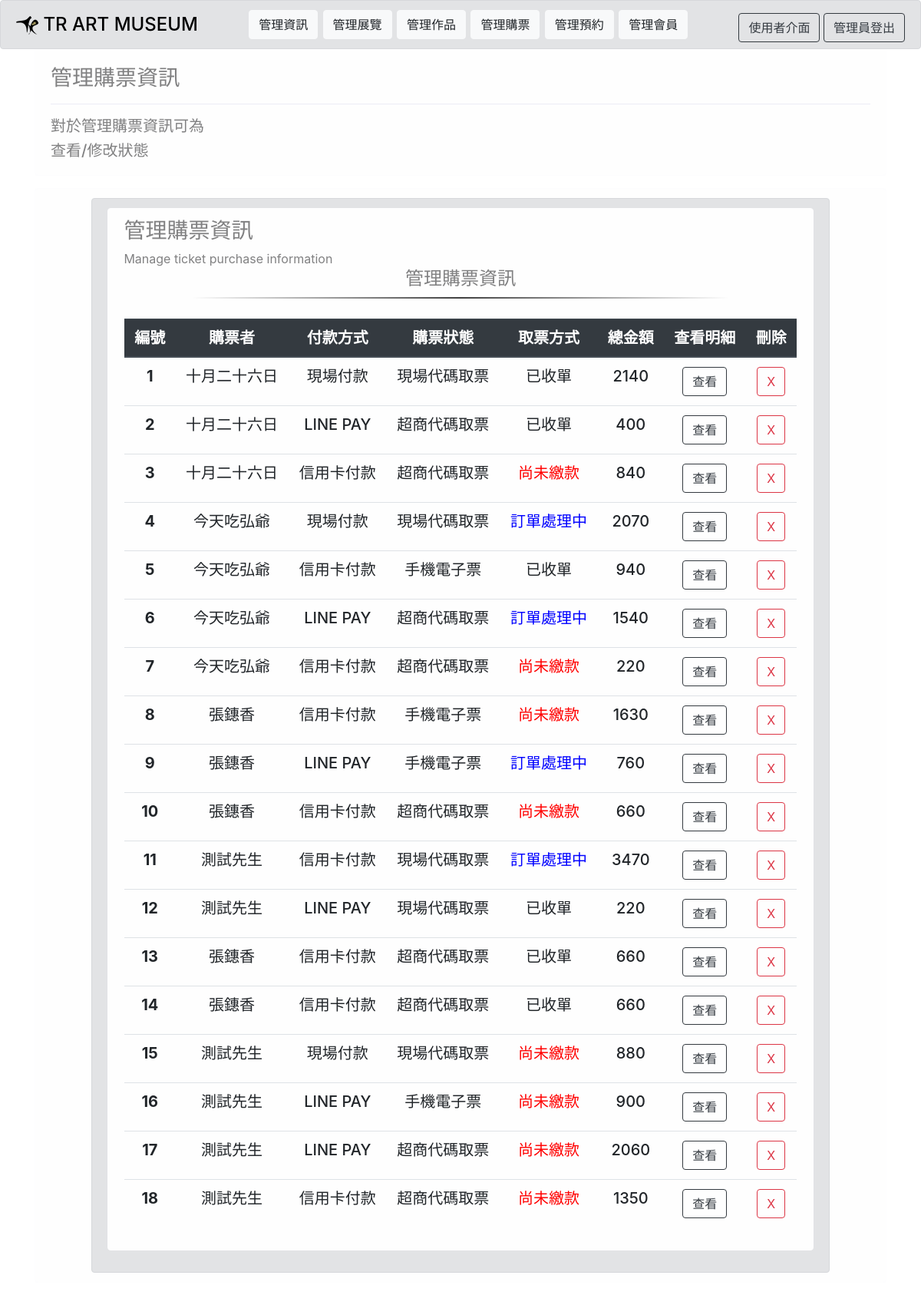
The page /management/page004.php (signed in) on the database as committed earlier.
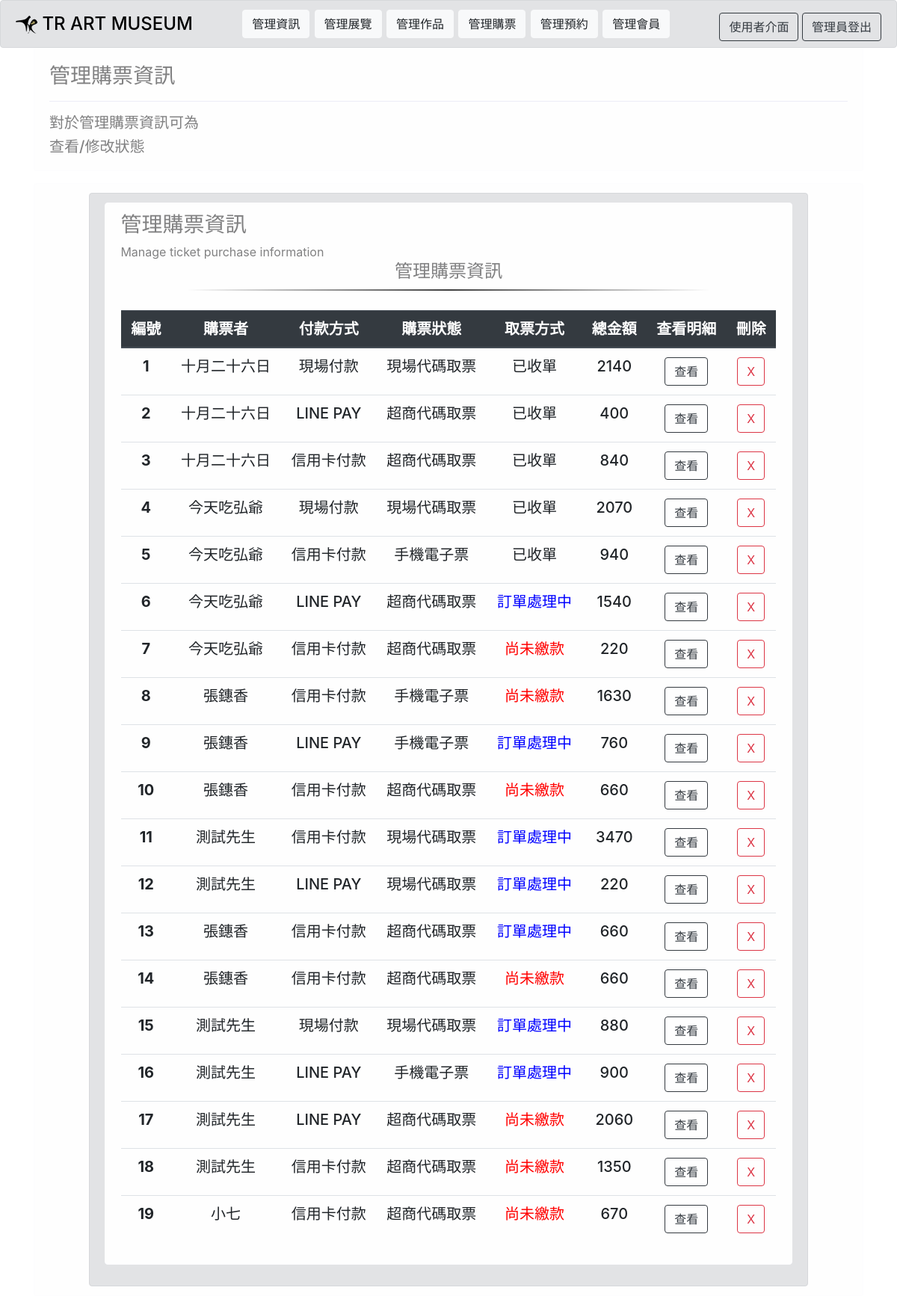
The same page on the database as committed later.
### tables this page shows
CREATE TABLE `ticketorder` (
  `toid` int(11) NOT NULL,
  `mid` varchar(200) NOT NULL,
  `payment` varchar(200) NOT NULL,
  `gettickets` varchar(200) NOT NULL,
  `sum` varchar(200) NOT NULL,
  `tostatus` varchar(200) NOT NULL
);

CREATE TABLE `mem` (
  `id` int(11) NOT NULL,
  `name` varchar(100) NOT NULL,
  `username` varchar(100) NOT NULL,
  `password` varchar(100) NOT NULL,
  `birth` varchar(100) NOT NULL,
  `phone` varchar(100) NOT NULL
);

### management/checkticket.php (the view, shortened to what this page needs)
<?php
    require "../includes/db.php";
    $sql = "SELECT * FROM ticketorder";
    $result = $conn->query($sql);
    if ($result->num_rows > 0) {
            echo "    <table class='table'>";
            echo "        <thead class='thead-dark'>";
            echo "            <tr align='center'>";
            echo "                <th scope='col'>編號</th>";
            echo "                <th scope='col'>購票者</th>";
            echo "                <th scope='col'>付款方式</th>";
            echo "                <th scope='col'>購票狀態</th>";
            echo "                <th scope='col'>取票方式</th>";
            echo "                <th scope='col'>總金額</th>";
			echo "                <th scope='col'>查看明細</th>";
			echo "                <th scope='col'>刪除</th>";
            echo "            </tr>";
            echo "        </thead>";
            echo "        <tbody>";
            $n = 1;
        while($row = $result->fetch_assoc()) {
            $toid = $row["toid"];
            $mid = $row["mid"];
            $payment = $row["payment"];
            $gettickets = $row["gettickets"];
            $sum = $row["sum"];
            $tostatus = $row["tostatus"];
            	$sqll = "SELECT * FROM mem where id=$mid";
			    $resultt = $conn->query($sqll);
			    if ($resultt->num_rows > 0) {
			    	while($row = $resultt->fetch_assoc()) {
			    		$name = $row["name"];
			    	}}
            	if ($payment==1){
                	$payments ="現場付款";
	            } elseif ($payment==2) {
	                $payments = "LINE PAY";
	            } elseif ($payment==3) {
	                $payments ="信用卡付款";
	            } elseif ($payment==4) {
	                $payments = "超商代碼付款";
                }
            	if ($gettickets==1){
                	$getticket ="現場代碼取票";
	            } elseif ($gettickets==2) {
	                $getticket = "超商代碼取票";
	            } elseif ($gettickets==3) {
	                $getticket ="手機電子票";
                }
            echo "            <tr align='center'>";
            echo "                <th scope='row'>$n</th>";
            echo "                <td>$name</td>";
            echo "                <td>$payments</td>";
            echo "                <td>$getticket</td>";
            echo "                <td>";
            if($tostatus==1){
                   echo  "<font color='#FF0000'>尚未繳款</font>";
                  } elseif($tostatus==2){
                    echo "<font color='blue'>訂單處理中</font>";
                  } elseif($tostatus==3){
                    echo "已收單";
                  }
            echo "                </td>";
            echo "                <td>$sum</td>";
            echo "                <td><a href='lookticketorderlist.php?toid=$toid&tostatus=$tostatus'> <button type='button' class='btn btn-outline-dark'>查看</button></a></td>";
            echo "                <td><a href='deleteticketorder.php?toid=$toid'> <button type='button' class='btn btn-outline-danger'>X</button></a></td>";
            echo "            </tr>";
            $n=$n+1;
        }
        echo "        </tbody>";
        echo "    </font></table>";
    }
?>

### management/page004.php (shortened to what this page needs)
<?php
  $user_type = $_SESSION["user_type"];
  if($user_type!=34){
    header("Location: ../page005.php");
  } else {
  ?>
<!doctype html>
<html lang="en">
  <head>
    <link rel="stylesheet" href="https://stackpath.bootstrapcdn.com/bootstrap/4.5.2/css/bootstrap.min.css">
  </head>
  <body>
<?php require "../includes/menumanagement.php";?>
<div class="container" style="margin:0px auto">
    <br>
  <br>
  <div class="alert alert-light" role="alert">
      <br>
      <h3>管理購票資訊</h3>
      <hr>
      <h5>對於管理購票資訊可為</h5>
      <h5>查看/修改狀態</h5>
  </div>
    <div class="alert alert-light" role="alert" style="width: 100%">
      <div class="alert alert-secondary" role="alert" style="width:90%;margin:0 auto;">
        <div class="alert alert-light" role="alert">
                <h3>管理購票資訊</h3>Manage ticket purchase information
                <div  role="alert" align="center">
                    <h4  class="alert-heading">管理購票資訊</h4>
                    <table align="center" width="100%">
                      <tr>
                        <td colspan="2">
                          <hr style="width:80%;margin:0 auto;border: 0;height: 2px;background-image: linear-gradient(to right, rgba(0, 0, 0, 0), rgba(0, 0, 0, 0.75), rgba(0, 0, 0, 0))";>
                          <br>
                        </td>
                      </tr>
                      <tr align="center">
                        <td><h5><?php require "checkticket.php";?></h5></td>
                      </tr>
                    </table>
                </div>
              </div>
        </div>
      </div>
</div>
</body>
</html>
<?php } ?>

### includes/menumanagement.php
<nav class="navbar fixed-top alert alert-secondary"  style="height: 4rem;">
    <h4><img src="../pc/LOGOsmall.png"><a href="../index.php" style="color:black;"> TR ART MUSEUM</a></h4>
    <div class="btn-group" role="group" aria-label="Button group with nested dropdown">
      <h4>
         <a href="../management/page001.php"><button type="button" class="btn btn-light">管理資訊</button></a>
          <a href="../management/page002.php"> <button type="button" class="btn btn-light">管理展覽</button></a>
          <a href="../management/page003.php"> <button type="button" class="btn btn-light">管理作品</button></a>
          <a href="../management/page004.php"> <button type="button" class="btn btn-light">管理購票</button></a>
          <a href="../management/page005.php"> <button type="button" class="btn btn-light">管理預約</button></a>
          <a href="../management/page006.php"><button type="button" class="btn btn-light">管理會員</button></a>
      </h4>
    </div>
    <div class="my-2 my-lg-0">
      <a href="../page005.php"><button type="button" class="btn btn-outline-dark">使用者介面</button></a>
      <a href="../logout.php"><button type="button" class="btn btn-outline-dark">管理員登出</button></a>
    </div>
</nav>

Rows that differ between the two databases and show on the page:
changed ticketorder (number 3 of 19 on the later page): tostatus "尚未繳款" → "已收單"
changed ticketorder (number 4 of 19 on the later page): tostatus "訂單處理中" → "已收單"
changed ticketorder (number 12 of 19 on the later page): tostatus "已收單" → "訂單處理中"
changed ticketorder (number 13 of 19 on the later page): tostatus "已收單" → "訂單處理中"
changed ticketorder (number 14 of 19 on the later page): tostatus "已收單" → "尚未繳款"
changed ticketorder (number 15 of 19 on the later page): tostatus "尚未繳款" → "訂單處理中"
changed ticketorder (number 16 of 19 on the later page): tostatus "尚未繳款" → "訂單處理中"
added ticketorder: mem.name "小七", payment "信用卡付款", gettickets "超商代碼取票", tostatus "尚未繳款", sum "670"
